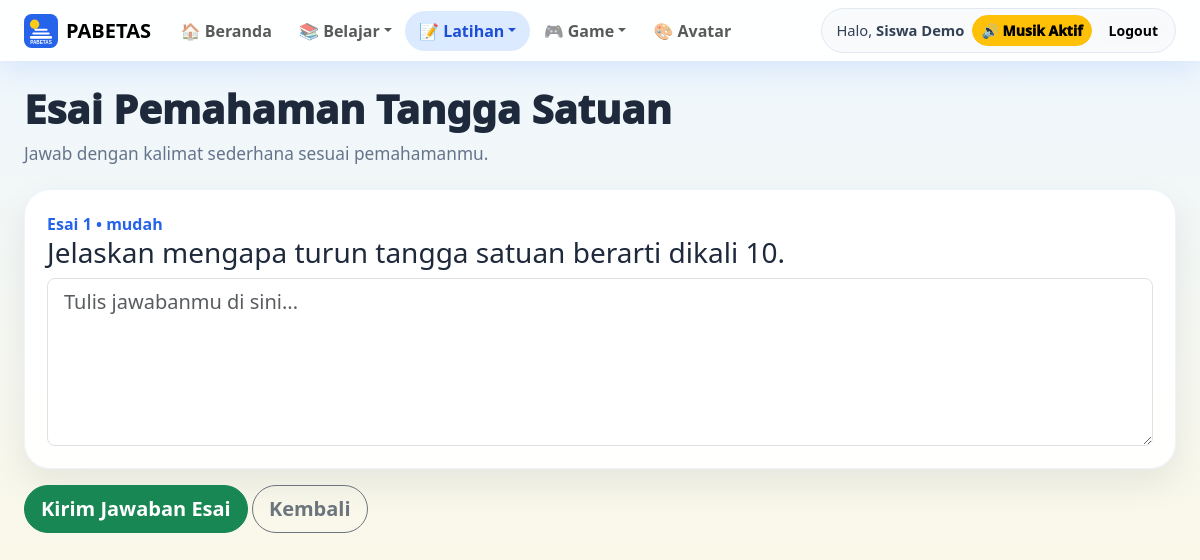
The page /student/essay_quiz.php?template=4 (signed in) on the database its author committed.
### tables this page shows
CREATE TABLE users (
  id INT AUTO_INCREMENT PRIMARY KEY,
  name VARCHAR(120) NOT NULL,
  username VARCHAR(60) NOT NULL UNIQUE,
  password VARCHAR(255) NOT NULL,
  role ENUM('guru','murid') NOT NULL,
  status TINYINT(1) NOT NULL DEFAULT 1,
  avatar_key VARCHAR(40) NOT NULL DEFAULT 'rocket',
  created_at TIMESTAMP DEFAULT CURRENT_TIMESTAMP
);

CREATE TABLE IF NOT EXISTS assessment_templates (
  id INT AUTO_INCREMENT PRIMARY KEY,
  title VARCHAR(150) NOT NULL,
  assessment_type ENUM('pretest','posttest','remedial','quiz') NOT NULL DEFAULT 'quiz',
  description TEXT NULL,
  status TINYINT(1) NOT NULL DEFAULT 1,
  created_by INT NULL,
  created_at TIMESTAMP DEFAULT CURRENT_TIMESTAMP,
  updated_at DATETIME NULL,
  INDEX idx_template_type_status(assessment_type,status),
  CONSTRAINT fk_template_user FOREIGN KEY(created_by) REFERENCES users(id) ON DELETE SET NULL
);

CREATE TABLE questions (
  id INT AUTO_INCREMENT PRIMARY KEY,
  mode ENUM('individu','tim') NOT NULL DEFAULT 'individu',
  type ENUM('multiple','short','essay') NOT NULL DEFAULT 'multiple',
  group_label VARCHAR(80) NOT NULL DEFAULT 'Umum',
  difficulty ENUM('mudah','sedang','sulit') NOT NULL DEFAULT 'mudah',
  prompt TEXT NOT NULL,
  options_json TEXT NULL,
  answer_key VARCHAR(255) NOT NULL,
  score INT NOT NULL DEFAULT 10,
  status TINYINT(1) NOT NULL DEFAULT 1,
  created_by INT NULL,
  created_at TIMESTAMP DEFAULT CURRENT_TIMESTAMP,
  CONSTRAINT fk_question_user FOREIGN KEY(created_by) REFERENCES users(id) ON DELETE SET NULL
);

### app/helpers.php (called while the page is built, shortened)
<?php
function e($value) {
    return htmlspecialchars((string)$value, ENT_QUOTES, 'UTF-8');
}
function url($path = '') {
    $base = rtrim(APP_URL, '/');
    $path = ltrim($path, '/');
    return $base . '/' . $path;
}

### app/db.php (called while the page is built)
<?php
function db() {
    static $pdo = null;
    if ($pdo instanceof PDO) {
        return $pdo;
    }
    $dsn = 'mysql:host=' . DB_HOST . ';port=' . DB_PORT . ';dbname=' . DB_NAME . ';charset=' . DB_CHARSET;
    try {
        $pdo = new PDO($dsn, DB_USER, DB_PASS, [
            PDO::ATTR_ERRMODE => PDO::ERRMODE_EXCEPTION,
            PDO::ATTR_DEFAULT_FETCH_MODE => PDO::FETCH_ASSOC,
            PDO::ATTR_EMULATE_PREPARES => false,
        ]);
        return $pdo;
    } catch (PDOException $e) {
        if (defined('APP_DEBUG') && APP_DEBUG) {
            exit('<h2>Koneksi database gagal</h2><p>' . htmlspecialchars($e->getMessage()) . '</p><p>Jalankan <b>/install.php</b> atau import <b>database/pabetas_advanced.sql</b>.</p>');
        }
        exit('Koneksi database gagal. Hubungi administrator.');
    }
}

### app/auth.php (called while the page is built, shortened)
<?php
function current_user() {
    static $user = null;
    if ($user !== null) return $user;
    $stmt = db()->prepare('SELECT id, name, username, role, status, avatar_key FROM users WHERE id=? LIMIT 1');
    $stmt->execute([$_SESSION['user_id']]);
    $user = $stmt->fetch();
    return $user ?: null;
}
function require_login() {
    if (!current_user()) {
        redirect('login.php');
    }
}
function require_role($role) {
    require_login();
}

### public/student/essay_quiz.php (the view, shortened to what this page needs)
<?php
require_once __DIR__ . '/../../app/layout.php';
require_role('murid');
$pdo = db();
$templateId = (int)($_GET['template'] ?? 0);
    ?>
    <?php
$stmt = $pdo->prepare("SELECT * FROM assessment_templates WHERE id=? AND status=1 LIMIT 1");
$stmt->execute([$templateId]);
$template = $stmt->fetch();
$stmt = $pdo->prepare("SELECT q.* FROM assessment_template_questions tq JOIN questions q ON q.id=tq.question_id WHERE tq.template_id=? AND q.status=1 AND q.type='essay' ORDER BY tq.sort_order ASC, q.id ASC");
$stmt->execute([$templateId]);
$questions = $stmt->fetchAll();
render_header('Kerjakan Esai', 'essay_quiz');
?>
<div class="page-title"><h1><?= e($template['title']) ?></h1><p><?= e(trim(str_replace('[ESAI]','',$template['description'] ?? '')) ?: 'Tulis jawaban dengan jelas. Guru akan menilai setelah kamu mengirim jawaban.') ?></p></div>
<?php if(!$questions): ?><div class="alert alert-warning">Paket ini belum memiliki soal esai aktif.</div><?php else: ?>
<form method="post" action="<?= url('student/submit_essay_quiz.php') ?>">
  <?php foreach($questions as $i=>$q): ?>
    <div class="question-card">
      <div class="question-number">Esai <?= $i+1 ?> • <?= e($q['difficulty'] ?? 'mudah') ?></div>
      <h3><?= e($q['prompt']) ?></h3>
      <textarea class="form-control form-control-lg" name="answers[<?= (int)$q['id'] ?>]" rows="5" placeholder="Tulis jawabanmu di sini..." required></textarea>
    </div>
  <?php endforeach; ?>
  <button class="btn btn-success btn-lg rounded-pill">Kirim Jawaban Esai</button>
  <a href="<?= url('student/essay_quiz.php') ?>" class="btn btn-outline-secondary btn-lg rounded-pill">Kembali</a>
</form>
<?php endif; ?>
<?php render_footer(); ?>

### app/layout.php (shortened to what this page needs)
<?php
function nav_active(array $items, string $active): string {
    return in_array($active, $items, true) ? 'active' : '';
}
function sound_context_from_active(string $active, bool $isGuru): string {
    if (in_array($active, ['quiz','essay_quiz','essay_feedback'], true)) return 'individu';
    return 'home';
}
function render_header($title, $active = '') {
    $user = current_user();
    $isGuru = $user && $user['role'] === 'guru';
    $soundContext = sound_context_from_active($active, $isGuru);
    ?>
<!doctype html>
<html lang="id">
<head>
    <link href="https://cdn.jsdelivr.net/npm/bootstrap@5.3.3/dist/css/bootstrap.min.css" rel="stylesheet">
    <link rel="stylesheet" href="<?= url('assets/css/style.css?v=9') ?>">
</head>
<body data-sound-context="<?= e($soundContext) ?>">
<nav class="navbar navbar-expand-lg navbar-pabetas sticky-top">
    <div class="container-fluid px-3 px-md-4">
        <a class="navbar-brand fw-black d-flex align-items-center gap-2" href="<?= url($isGuru ? 'teacher/dashboard.php' : 'student/dashboard.php') ?>">
            <img src="<?= url(SCHOOL_LOGO) ?>" class="logo-sm" alt="Logo"> <span>PABETAS</span>
        </a>
        <div class="collapse navbar-collapse" id="navMain">
            <ul class="navbar-nav me-auto mb-2 mb-lg-0 nav-compact">
                <?php if ($isGuru): ?>
                    <li class="nav-item"><a class="nav-link <?= $active==='dashboard'?'active':'' ?>" href="<?= url('teacher/dashboard.php') ?>">🏠 Dashboard</a></li>
                    <li class="nav-item dropdown">
                        <a class="nav-link dropdown-toggle <?= nav_active(['materials','questions','quizzes','essay_sets','learning_flow','reflections'], $active) ?>" href="#" data-bs-toggle="dropdown">📚 Pembelajaran</a>
                        <ul class="dropdown-menu dropdown-menu-pabetas">
                            <li><a class="dropdown-item <?= $active==='materials'?'active':'' ?>" href="<?= url('teacher/materials.php') ?>">Papan Belajar</a></li>
                            <li><a class="dropdown-item <?= $active==='questions'?'active':'' ?>" href="<?= url('teacher/questions.php') ?>">Bank Soal</a></li>
                            <li><a class="dropdown-item <?= $active==='quizzes'?'active':'' ?>" href="<?= url('teacher/quizzes.php') ?>">Kuis, Pretest, Posttest</a></li>
                            <li><a class="dropdown-item <?= $active==='essay_sets'?'active':'' ?>" href="<?= url('teacher/essay_sets.php') ?>">Paket Esai</a></li>
                            <li><a class="dropdown-item <?= $active==='learning_flow'?'active':'' ?>" href="<?= url('teacher/learning_flow.php') ?>">Alur Belajar</a></li>
                            <li><a class="dropdown-item <?= $active==='reflections'?'active':'' ?>" href="<?= url('teacher/reflections.php') ?>">Refleksi Murid</a></li>
                        </ul>
                    </li>
                    <li class="nav-item dropdown">
                        <a class="nav-link dropdown-toggle <?= nav_active(['rooms','live_games','weekly'], $active) ?>" href="#" data-bs-toggle="dropdown">🎮 Game</a>
                        <ul class="dropdown-menu dropdown-menu-pabetas">
                            <li><a class="dropdown-item <?= $active==='rooms'?'active':'' ?>" href="<?= url('teacher/rooms.php') ?>">Mode Tim</a></li>
                            <li><a class="dropdown-item <?= $active==='live_games'?'active':'' ?>" href="<?= url('teacher/live_games.php') ?>">Live Game</a></li>
                            <li><a class="dropdown-item <?= $active==='weekly'?'active':'' ?>" href="<?= url('teacher/weekly_leaderboard.php') ?>">Leaderboard Mingguan</a></li>
                        </ul>
                    </li>
                    <li class="nav-item dropdown">
                        <a class="nav-link dropdown-toggle <?= nav_active(['grading','academic','reports'], $active) ?>" href="#" data-bs-toggle="dropdown">📊 Nilai & Laporan</a>
                        <ul class="dropdown-menu dropdown-menu-pabetas">
                            <li><a class="dropdown-item <?= $active==='grading'?'active':'' ?>" href="<?= url('teacher/grading.php') ?>">Nilai Esai</a></li>
                            <li><a class="dropdown-item <?= $active==='academic'?'active':'' ?>" href="<?= url('teacher/academic_reports.php') ?>">Laporan Akademik</a></li>
                            <li><a class="dropdown-item <?= $active==='reports'?'active':'' ?>" href="<?= url('teacher/reports.php') ?>">Laporan Umum</a></li>
                        </ul>
                    </li>
                    <li class="nav-item"><a class="nav-link <?= $active==='students'?'active':'' ?>" href="<?= url('teacher/students.php') ?>">👥 Murid</a></li>
                <?php elseif ($user): ?>
                    <li class="nav-item"><a class="nav-link <?= $active==='student'?'active':'' ?>" href="<?= url('student/dashboard.php') ?>">🏠 Beranda</a></li>
                    <li class="nav-item dropdown">
                        <a class="nav-link dropdown-toggle <?= nav_active(['academic','learn','ladder','reflection'], $active) ?>" href="#" data-bs-toggle="dropdown">📚 Belajar</a>
                    </li>
                    <li class="nav-item dropdown">
                        <a class="nav-link dropdown-toggle <?= nav_active(['quiz','essay_quiz','essay_feedback'], $active) ?>" href="#" data-bs-toggle="dropdown">📝 Latihan</a>
                    </li>
                    <li class="nav-item dropdown">
                        <a class="nav-link dropdown-toggle <?= nav_active(['live','team','team_game','ranking'], $active) ?>" href="#" data-bs-toggle="dropdown">🎮 Game</a>
                    </li>
                    <li class="nav-item"><a class="nav-link <?= $active==='avatar'?'active':'' ?>" href="<?= url('student/avatar.php') ?>">🎨 Avatar</a></li>
                <?php endif; ?>
            </ul>
            <?php if ($user): ?>
            <div class="nav-user-box">
                <span>Halo, <b><?= e($user['name']) ?></b></span>
                <button type="button" class="btn btn-outline-light btn-sm rounded-pill" id="soundToggle" title="Aktifkan suara">🔊 Suara</button>
                <a class="btn btn-light btn-sm rounded-pill" href="<?= url('logout.php') ?>">Logout</a>
            </div>
            <?php endif; ?>
        </div>
    </div>
</nav>
<main class="container-fluid px-3 px-md-4 py-4">
    <?php
}
function render_footer() {
    ?>
</main>
</body>
</html>
    <?php
}

### public/assets/css/style.css (style rules this page uses)
:root { --blue:#2563eb;--sky:#38bdf8;--yellow:#facc15;--red:#fb7185;--purple:#8b5cf6;--dark:#1e293b;--soft:#f8fafc;--green:#22c55e }
* { box-sizing:border-box }
body { background:linear-gradient(180deg,#eef7ff 0%,#fff8df 100%);font-family:system-ui,-apple-system,BlinkMacSystemFont,"Segoe UI",sans-serif;color:var(--dark);min-height:100vh }
.fw-black { font-weight:900 }
.navbar-pabetas { background:rgba(255,255,255,.9);backdrop-filter:blur(14px);box-shadow:0 8px 30px rgba(37,99,235,.12) }
.navbar-pabetas .nav-link { font-weight:700;border-radius:999px;padding:.5rem .85rem!important }
.navbar-pabetas .nav-link.active,.navbar-pabetas .nav-link:hover { background:#dbeafe;color:#1d4ed8 }
.logo-sm { width:34px;height:34px }
.page-hero h1,.student-hero h1,.page-title h1 { font-weight:1000 }
.page-title { margin-bottom:22px }
.page-title p { color:#64748b;font-size:1.08rem }
.stat-card,.panel-card,.feature-card,.lesson-card,.question-card { background:rgba(255,255,255,.94);border:1px solid rgba(37,99,235,.08);border-radius:26px;padding:22px;box-shadow:0 14px 35px rgba(15,23,42,.08) }
.question-card { margin-bottom:16px }
.question-number { color:#2563eb;font-weight:900 }
.nav-user-box { display:flex;align-items:center;gap:10px;background:#f8fafc;border:1px solid #e2e8f0;border-radius:999px;padding:6px 8px 6px 14px }
.nav-user-box span { font-size:.92rem;color:#334155 }
.btn { font-weight:850 }
.nav-user-box { display:flex;align-items:center;gap:.5rem;flex-wrap:wrap }
#soundToggle { font-weight:1000;white-space:nowrap }
.nav-user-box #soundToggle { min-width:116px }
.option-box,.btn,.role-card,.avatar-choice,.mood-option { transition:transform .16s ease, box-shadow .16s ease, background .16s ease }

### rows shown on the page
users: name "Siswa Demo"
assessment_templates: title "Esai Pemahaman Tangga Satuan", description "Jawab dengan kalimat sederhana sesuai pemahamanmu."
questions: difficulty "mudah", prompt "Jelaskan mengapa turun tangga satuan berarti dikali 10.", id "Tulis jawabanmu di sini..."
